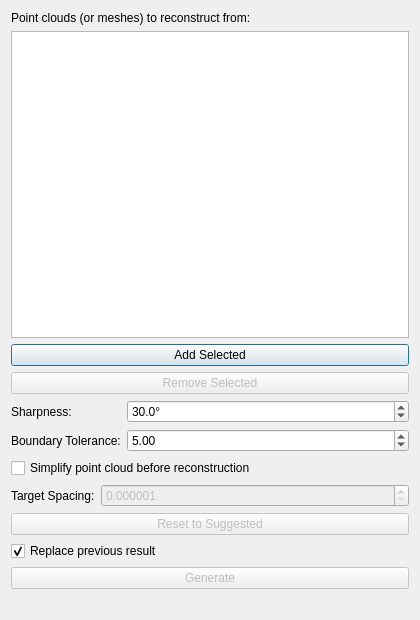
<?xml version="1.0" encoding="UTF-8"?>
<ui version="4.0">
 <class>ReconstructSurfaceDialog</class>
 <widget class="QDialog" name="ReconstructSurfaceDialog">
  <property name="geometry">
   <rect>
    <x>0</x>
    <y>0</y>
    <width>420</width>
    <height>620</height>
   </rect>
  </property>
  <property name="windowTitle">
   <string>Reconstruct Surface</string>
  </property>
  <layout class="QVBoxLayout" name="verticalLayout">
   <item>
    <widget class="QLabel" name="meshListLabel">
     <property name="text">
      <string>Point clouds (or meshes) to reconstruct from:</string>
     </property>
    </widget>
   </item>
   <item>
    <widget class="QListWidget" name="meshList">
     <property name="selectionMode">
      <enum>QAbstractItemView::SelectionMode::ExtendedSelection</enum>
     </property>
    </widget>
   </item>
   <item>
    <layout class="QVBoxLayout" name="listButtonColumn">
     <item>
      <widget class="QPushButton" name="addSelectedButton">
       <property name="text">
        <string>Add Selected</string>
       </property>
      </widget>
     </item>
     <item>
      <widget class="QPushButton" name="removeSelectedButton">
       <property name="enabled">
        <bool>false</bool>
       </property>
       <property name="text">
        <string>Remove Selected</string>
       </property>
      </widget>
     </item>
    </layout>
   </item>
   <item>
    <layout class="QFormLayout" name="parametersForm">
     <item row="0" column="0">
      <widget class="QLabel" name="sharpnessLabel">
       <property name="text">
        <string>Sharpness:</string>
       </property>
      </widget>
     </item>
     <item row="0" column="1">
      <widget class="QDoubleSpinBox" name="sharpnessSpin">
       <property name="toolTip">
        <string>Lower = smoother/rounder surface; higher = sharper edges preserved.</string>
       </property>
       <property name="suffix">
        <string>°</string>
       </property>
       <property name="decimals">
        <number>1</number>
       </property>
       <property name="minimum">
        <double>0.100000000000000</double>
       </property>
       <property name="maximum">
        <double>90.000000000000000</double>
       </property>
       <property name="singleStep">
        <double>1.000000000000000</double>
       </property>
       <property name="value">
        <double>30.000000000000000</double>
       </property>
      </widget>
     </item>
     <item row="1" column="0">
      <widget class="QLabel" name="boundaryToleranceLabel">
       <property name="text">
        <string>Boundary Tolerance:</string>
       </property>
      </widget>
     </item>
     <item row="1" column="1">
      <widget class="QDoubleSpinBox" name="boundaryToleranceSpin">
       <property name="toolTip">
        <string>How large a gap the reconstruction may bridge. Lower leaves more open holes on sparse/incomplete scans; higher is more likely to close holes but can bridge unrelated surfaces.</string>
       </property>
       <property name="decimals">
        <number>2</number>
       </property>
       <property name="minimum">
        <double>1.000000000000000</double>
       </property>
       <property name="maximum">
        <double>20.000000000000000</double>
       </property>
       <property name="singleStep">
        <double>0.500000000000000</double>
       </property>
       <property name="value">
        <double>5.000000000000000</double>
       </property>
      </widget>
     </item>
    </layout>
   </item>
   <item>
    <widget class="QCheckBox" name="simplifyCheckBox">
     <property name="text">
      <string>Simplify point cloud before reconstruction</string>
     </property>
     <property name="checked">
      <bool>false</bool>
     </property>
    </widget>
   </item>
   <item>
    <layout class="QFormLayout" name="spacingForm">
     <item row="0" column="0">
      <widget class="QLabel" name="spacingLabel">
       <property name="text">
        <string>Target Spacing:</string>
       </property>
      </widget>
     </item>
     <item row="0" column="1">
      <widget class="QDoubleSpinBox" name="spacingSpin">
       <property name="enabled">
        <bool>false</bool>
       </property>
       <property name="toolTip">
        <string>Merges points closer than this distance before reconstructing - speeds up large/noisy scans, at the cost of fine detail.</string>
       </property>
       <property name="decimals">
        <number>6</number>
       </property>
       <property name="minimum">
        <double>0.000001000000000</double>
       </property>
       <property name="maximum">
        <double>1000000.000000000000000</double>
       </property>
       <property name="singleStep">
        <double>0.010000000000000</double>
       </property>
      </widget>
     </item>
    </layout>
   </item>
   <item>
    <widget class="QPushButton" name="resetToleranceButton">
     <property name="enabled">
      <bool>false</bool>
     </property>
     <property name="text">
      <string>Reset to Suggested</string>
     </property>
    </widget>
   </item>
   <item>
    <widget class="QCheckBox" name="replacePreviousCheckBox">
     <property name="text">
      <string>Replace previous result</string>
     </property>
     <property name="checked">
      <bool>true</bool>
     </property>
    </widget>
   </item>
   <item>
    <widget class="QPushButton" name="generateButton">
     <property name="enabled">
      <bool>false</bool>
     </property>
     <property name="text">
      <string>Generate</string>
     </property>
    </widget>
   </item>
   <item>
    <widget class="QLabel" name="statusLabel">
     <property name="text">
      <string/>
     </property>
     <property name="wordWrap">
      <bool>true</bool>
     </property>
    </widget>
   </item>
  </layout>
 </widget>
 <resources/>
 <connections/>
</ui>
